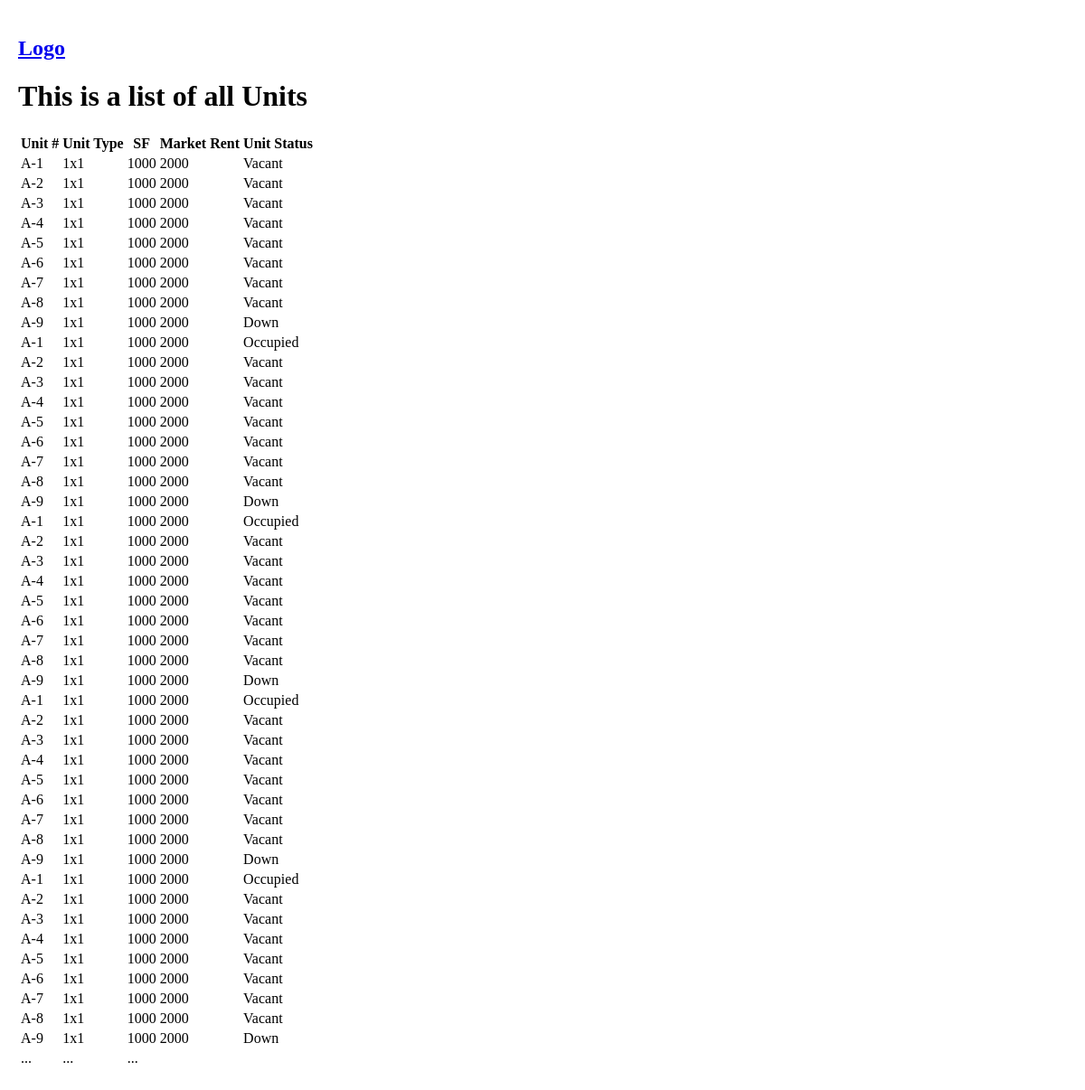
/units/, run on an earlier commit of the app's database.
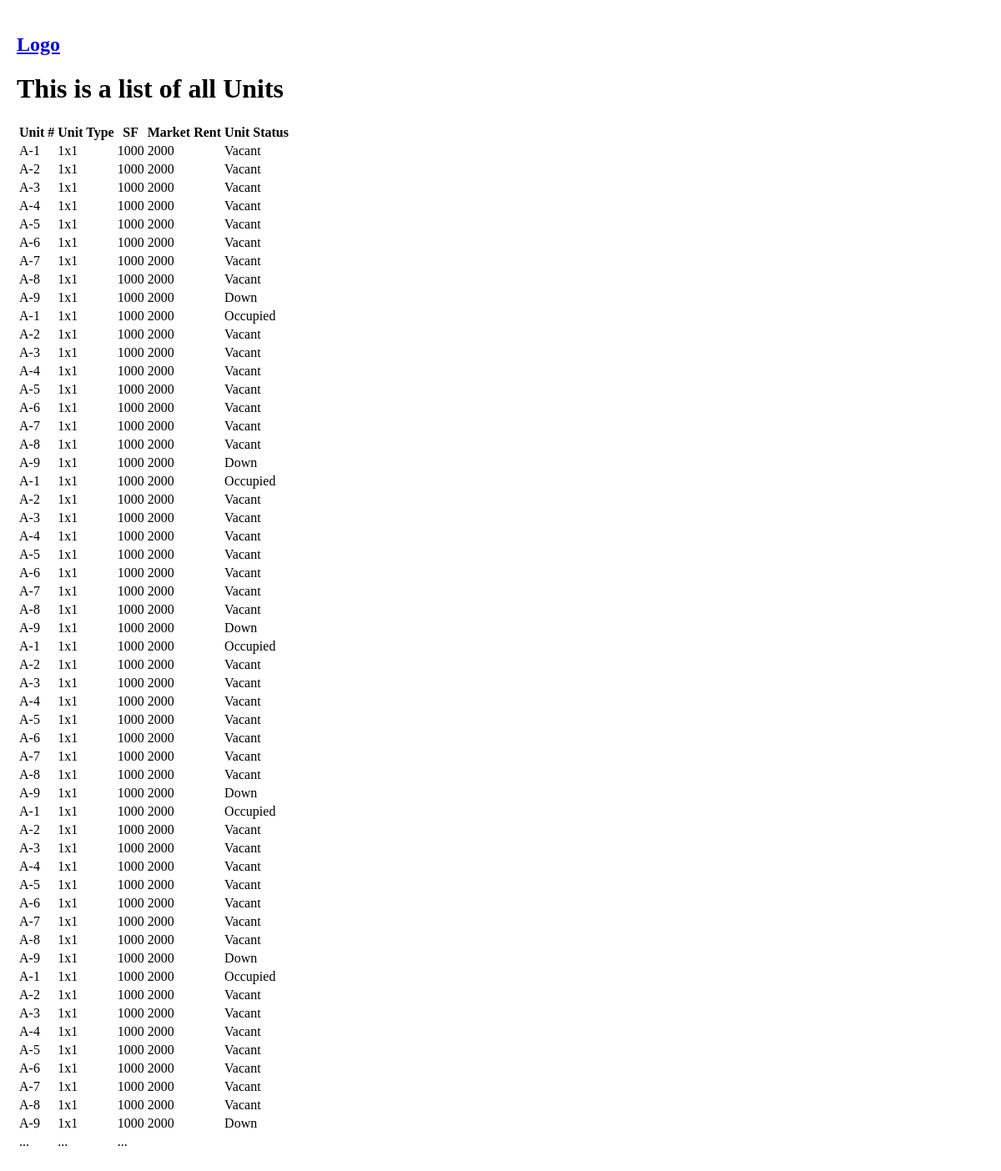
And on a later commit of the database.
### app1/models.py (models this page shows, shortened)
class Unit(models.Model):
	DOWN = 'DOWN'
	VACANT = 'VACANT'
	OCCUPIED = 'OCCUPIED'
	UNIT_STATUS_CHOICES = [
		(DOWN, 'Down'),
		(VACANT, 'Vacant'),
		(OCCUPIED, 'Occupied')
		]
	unit_number = models.CharField(max_length=15, blank=False)
	unit_type = models.CharField(max_length=15, blank=False, default="Unknown")
	sf = models.IntegerField(default=0)
	market_rent = models.DecimalField(max_digits=5, decimal_places=0, blank=False)
	unit_status = models.CharField(max_length=15, choices=UNIT_STATUS_CHOICES, default=VACANT)

### app1/views.py (the view)
# urls.py: path("units/", views.units, name="units"),
def units(request):
  units = Unit.objects.all()
  context = { "units" : units }
  return render(request, 'app1/units.html', context)

### app1/templates/app1/units.html
{% extends 'app1/base.html' %}
{% load static %}
{% block head %}
<link rel="stylesheet" href="{% static 'app1/style.css' %}">
{% endblock %}
{% block content %}
<h1>This is a list of all Units</h1>
<table>
  <tr>
    <th>Unit #</th>
    <th>Unit Type</th>
    <th>SF</th>
    <th>Market Rent</th>
    <th>Unit Status</th>
  </tr>
  {% for unit in units %}
  <tr>
    <td>{{ unit.unit_number }}</td>
    <td>{{ unit.unit_type }}</td>
    <td>{{ unit.sf }}</td>
    <td>{{ unit.market_rent }}</td>
    <td>{{ unit.unit_status }}</td>
  </tr>
  {% endfor %}
  <tr>
    <td>...</td>
    <td>...</td>
    <td>...</td>
  </tr>
</table><br>
{% endblock %}

### app1/templates/app1/base.html (shortened to what this page needs)
<!DOCTYPE html>
<html lang="en">
<head>
   {% block head %}
   {% endblock %}
</head>
<body>
  <a href="{% url 'home' %}"><h2>Logo</h2></a>
  {% block content %}
  {% endblock %}
</body>
</html>

### app1/static/app1/style.css (style rules this page uses)
body { background-color: #ffffff; margin: 40px 20px 10px; }

What changed in the data, as far as the page shows it:
added Unit: unit_number "A-1", unit_type "1x1", sf "1000", market_rent "2000", unit_status "Occupied"
added Unit: unit_number "A-2", unit_type "1x1", sf "1000", market_rent "2000", unit_status "Vacant"
added Unit: unit_number "A-3", unit_type "1x1", sf "1000", market_rent "2000", unit_status "Vacant"
added Unit: unit_number "A-4", unit_type "1x1", sf "1000", market_rent "2000", unit_status "Vacant"
added Unit: unit_number "A-5", unit_type "1x1", sf "1000", market_rent "2000", unit_status "Vacant"
added Unit: unit_number "A-6", unit_type "1x1", sf "1000", market_rent "2000", unit_status "Vacant"
added Unit: unit_number "A-7", unit_type "1x1", sf "1000", market_rent "2000", unit_status "Vacant"
added Unit: unit_number "A-8", unit_type "1x1", sf "1000", market_rent "2000", unit_status "Vacant"
added Unit: unit_number "A-9", unit_type "1x1", sf "1000", market_rent "2000", unit_status "Down"
